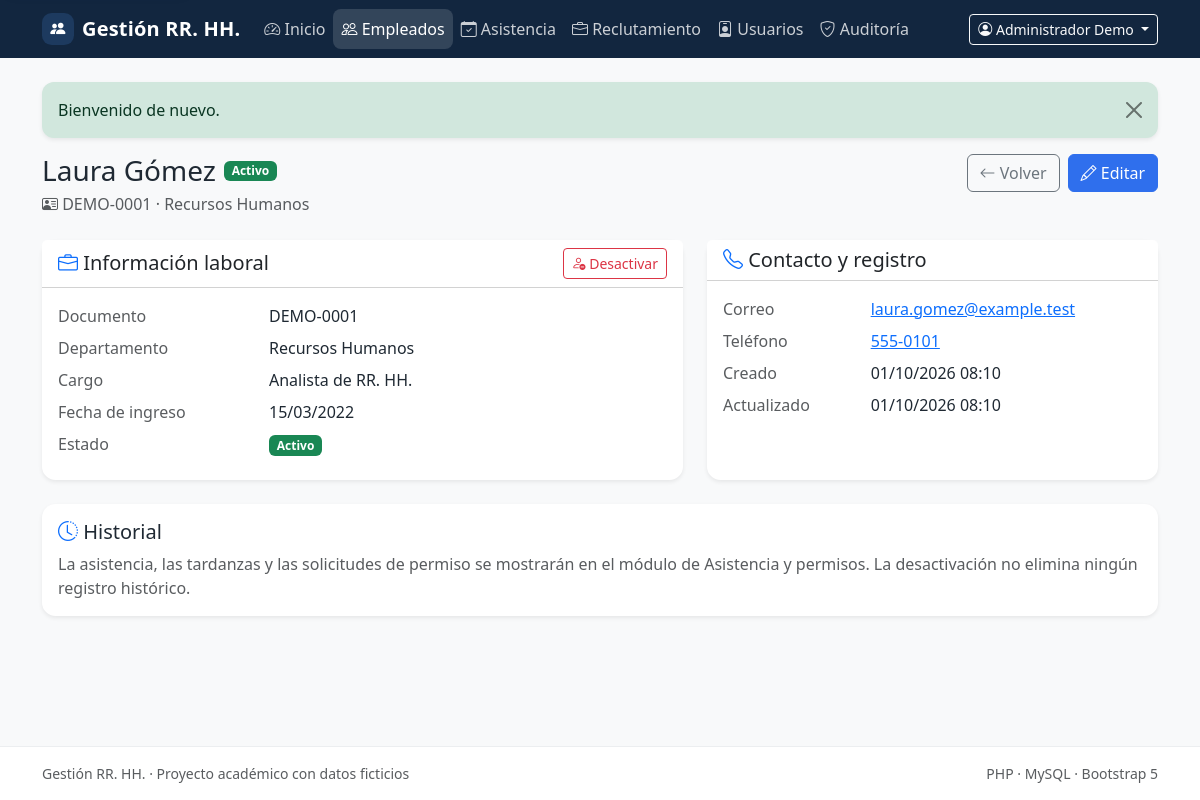
/employees/1 (signed in), run on the app's committed database.
### tables this page shows
CREATE TABLE IF NOT EXISTS users (
    id BIGINT UNSIGNED NOT NULL AUTO_INCREMENT,
    name VARCHAR(120) NOT NULL,
    email VARCHAR(190) NOT NULL,
    password_hash VARCHAR(255) NOT NULL,
    password_changed_at DATETIME(6) NULL,
    role ENUM('admin', 'hr') NOT NULL DEFAULT 'hr',
    is_active TINYINT(1) NOT NULL DEFAULT 1,
    last_login_at DATETIME NULL,
    created_at TIMESTAMP NOT NULL DEFAULT CURRENT_TIMESTAMP,
    updated_at TIMESTAMP NOT NULL DEFAULT CURRENT_TIMESTAMP ON UPDATE CURRENT_TIMESTAMP,
    PRIMARY KEY (id),
    UNIQUE KEY uq_users_email (email),
    KEY idx_users_role_active (role, is_active)
);

CREATE TABLE IF NOT EXISTS employees (
    id BIGINT UNSIGNED NOT NULL AUTO_INCREMENT,
    document VARCHAR(30) NOT NULL,
    first_name VARCHAR(80) NOT NULL,
    last_name VARCHAR(80) NOT NULL,
    email VARCHAR(190) NULL,
    phone VARCHAR(30) NULL,
    hire_date DATE NOT NULL,
    department_id BIGINT UNSIGNED NOT NULL,
    position_id BIGINT UNSIGNED NULL,
    status ENUM('active', 'inactive') NOT NULL DEFAULT 'active',
    created_by BIGINT UNSIGNED NULL,
    updated_by BIGINT UNSIGNED NULL,
    created_at TIMESTAMP NOT NULL DEFAULT CURRENT_TIMESTAMP,
    updated_at TIMESTAMP NOT NULL DEFAULT CURRENT_TIMESTAMP ON UPDATE CURRENT_TIMESTAMP,
    PRIMARY KEY (id),
    UNIQUE KEY uq_employees_document (document),
    UNIQUE KEY uq_employees_email (email),
    KEY idx_employees_department (department_id),
    KEY idx_employees_position (position_id),
    KEY idx_employees_status (status),
    KEY idx_employees_name (last_name, first_name),
    CONSTRAINT fk_employees_department
        FOREIGN KEY (department_id) REFERENCES departments (id)
        ON UPDATE CASCADE ON DELETE RESTRICT,
    CONSTRAINT fk_employees_position
        FOREIGN KEY (position_id) REFERENCES positions (id)
        ON UPDATE CASCADE ON DELETE RESTRICT,
    CONSTRAINT fk_employees_created_by
        FOREIGN KEY (created_by) REFERENCES users (id)
        ON UPDATE CASCADE ON DELETE SET NULL,
    CONSTRAINT fk_employees_updated_by
        FOREIGN KEY (updated_by) REFERENCES users (id)
        ON UPDATE CASCADE ON DELETE SET NULL
);

CREATE TABLE IF NOT EXISTS departments (
    id BIGINT UNSIGNED NOT NULL AUTO_INCREMENT,
    name VARCHAR(100) NOT NULL,
    description TEXT NULL,
    is_active TINYINT(1) NOT NULL DEFAULT 1,
    created_at TIMESTAMP NOT NULL DEFAULT CURRENT_TIMESTAMP,
    updated_at TIMESTAMP NOT NULL DEFAULT CURRENT_TIMESTAMP ON UPDATE CURRENT_TIMESTAMP,
    PRIMARY KEY (id),
    UNIQUE KEY uq_departments_name (name),
    KEY idx_departments_active (is_active)
);

CREATE TABLE IF NOT EXISTS positions (
    id BIGINT UNSIGNED NOT NULL AUTO_INCREMENT,
    department_id BIGINT UNSIGNED NOT NULL,
    name VARCHAR(120) NOT NULL,
    description TEXT NULL,
    is_active TINYINT(1) NOT NULL DEFAULT 1,
    created_at TIMESTAMP NOT NULL DEFAULT CURRENT_TIMESTAMP,
    updated_at TIMESTAMP NOT NULL DEFAULT CURRENT_TIMESTAMP ON UPDATE CURRENT_TIMESTAMP,
    PRIMARY KEY (id),
    UNIQUE KEY uq_positions_department_name (department_id, name),
    KEY idx_positions_department_active (department_id, is_active),
    CONSTRAINT fk_positions_department
        FOREIGN KEY (department_id) REFERENCES departments (id)
        ON UPDATE CASCADE ON DELETE RESTRICT
);

### src/Modules/Employees/Views/show.php (the view, shortened to what the rows shown need)
<?php
$isActive = (string) $employee['status'] === 'active';
$statusClass = $isActive ? 'success' : 'secondary';
$departmentActive = (int) $employee['department_active'] === 1;
$positionActive = $employee['position_name'] === null || (int) $employee['position_active'] === 1;
$fullName = trim((string) $employee['first_name'] . ' ' . (string) $employee['last_name']);
?>
<div class="d-flex flex-wrap justify-content-between align-items-start gap-3 mb-4">
    <div>
        <div class="d-flex flex-wrap align-items-center gap-2 mb-1">
            <h1 class="h3 mb-0"><?= e($fullName) ?></h1>
            <span class="badge text-bg-<?= e($statusClass) ?>"><?= e(status_label((string) $employee['status'])) ?></span>
        </div>
        <p class="text-body-secondary mb-0">
            <i class="bi bi-person-vcard" aria-hidden="true"></i> <?= e((string) $employee['document']) ?>
            · <?= e((string) $employee['department_name']) ?>
        </p>
    </div>
</div>
<div class="row g-4">
    <div class="col-12 col-lg-7">
        <div class="card border-0 shadow-sm h-100">
            <div class="card-header bg-white d-flex justify-content-between align-items-center">
                <h2 class="h5 mb-0"><i class="bi bi-briefcase text-primary" aria-hidden="true"></i> Información laboral</h2>
            </div>
            <div class="card-body">
                <dl class="row mb-0">
                    <dt class="col-sm-4 text-body-secondary fw-normal">Documento</dt>
                    <dd class="col-sm-8"><?= e((string) $employee['document']) ?></dd>
                    <dt class="col-sm-4 text-body-secondary fw-normal">Departamento</dt>
                    <dd class="col-sm-8"><?= e((string) $employee['department_name']) ?></dd>
                    <dt class="col-sm-4 text-body-secondary fw-normal">Cargo</dt>
                    <dd class="col-sm-8"><?= e((string) ($employee['position_name'] ?? 'Sin cargo')) ?></dd>
                    <dt class="col-sm-4 text-body-secondary fw-normal">Fecha de ingreso</dt>
                    <dd class="col-sm-8"><?= e(format_date($employee['hire_date'] !== null ? (string) $employee['hire_date'] : null)) ?></dd>
                    <dt class="col-sm-4 text-body-secondary fw-normal">Estado</dt>
                    <dd class="col-sm-8">
                        <span class="badge text-bg-<?= e($statusClass) ?>"><?= e(status_label((string) $employee['status'])) ?></span>
                    </dd>
                </dl>
            </div>
        </div>
    </div>
    <div class="col-12 col-lg-5">
        <div class="card border-0 shadow-sm h-100">
            <div class="card-header bg-white">
                <h2 class="h5 mb-0"><i class="bi bi-telephone text-primary" aria-hidden="true"></i> Contacto y registro</h2>
            </div>
            <div class="card-body">
                <dl class="row mb-0">
                    <dt class="col-sm-4 text-body-secondary fw-normal">Correo</dt>
                    <dd class="col-sm-8">
                        <?php if ($employee['email'] !== null): ?>
                            <a href="mailto:<?= e((string) $employee['email']) ?>"><?= e((string) $employee['email']) ?></a>
                        <?php else: ?>
                            <span class="text-body-secondary">No informado</span>
                        <?php endif; ?>
                    </dd>
                    <dt class="col-sm-4 text-body-secondary fw-normal">Teléfono</dt>
                    <dd class="col-sm-8">
                        <?php if ($employee['phone'] !== null): ?>
                            <a href="tel:<?= e((string) $employee['phone']) ?>"><?= e((string) $employee['phone']) ?></a>
                        <?php else: ?>
                            <span class="text-body-secondary">No informado</span>
                        <?php endif; ?>
                    </dd>
                    <dt class="col-sm-4 text-body-secondary fw-normal">Creado</dt>
                    <dd class="col-sm-8"><?= e(format_date($employee['created_at'] !== null ? (string) $employee['created_at'] : null, 'd/m/Y H:i')) ?></dd>
                    <dt class="col-sm-4 text-body-secondary fw-normal">Actualizado</dt>
                    <dd class="col-sm-8"><?= e(format_date($employee['updated_at'] !== null ? (string) $employee['updated_at'] : null, 'd/m/Y H:i')) ?></dd>
                </dl>
            </div>
        </div>
    </div>
    <div class="col-12">
        <div class="card border-0 shadow-sm">
            <div class="card-body">
                <h2 class="h5"><i class="bi bi-clock-history text-primary" aria-hidden="true"></i> Historial</h2>
            </div>
        </div>
    </div>
</div>

### src/Shared/Views/layouts/app.php (shortened to what the rows shown need)
<!doctype html>
<html lang="es">
<head>
    <link href="https://cdn.jsdelivr.net/npm/bootstrap@5.3.3/dist/css/bootstrap.min.css" rel="stylesheet"
>
    <link href="https://cdn.jsdelivr.net/npm/bootstrap-icons@1.11.3/font/bootstrap-icons.min.css" rel="stylesheet"
>
    <link href="<?= e(asset('css/app.css')) ?>" rel="stylesheet">
</head>
<body class="bg-body-tertiary d-flex flex-column min-vh-100">
<nav class="navbar navbar-expand-lg navbar-dark app-navbar" aria-label="Navegación principal">
    <div class="container">
        <div class="collapse navbar-collapse" id="mainNavigation">
            <?php if ($currentUser !== null): ?>
                <div class="dropdown">
                    <button class="btn btn-sm btn-outline-light dropdown-toggle" type="button"
                            data-bs-toggle="dropdown" aria-expanded="false">
                        <i class="bi bi-person-circle" aria-hidden="true"></i>
                        <?= e((string) $currentUser['name']) ?>
                    </button>
                </div>
            <?php endif; ?>
        </div>
    </div>
</nav>
<main class="flex-grow-1 py-4" id="main-content" tabindex="-1">
    <div class="container">
        <?php require __DIR__ . '/../partials/flash.php'; ?>
        <?= $content ?>
    </div>
</main>
</body>
</html>

### data on the page
users: name "Administrador Demo"
employees: fullName "Laura Gómez", status "Activo", document "DEMO-0001", department.name "Recursos Humanos", position.name "Analista de RR. HH.", hire_date "15/03/2022", email "laura.gomez@example.test", phone "555-0101", created_at "01/10/2026 08:10", updated_at "01/10/2026 08:10"

### other printed values
$appName "Gestión RR. HH."
$item['label'] "Inicio"
$item['label'] "Empleados"
$item['label'] "Asistencia"
$item['label'] "Reclutamiento"
$item['label'] "Usuarios"
$item['label'] "Auditoría"
$message['message'] "Bienvenido de nuevo."
